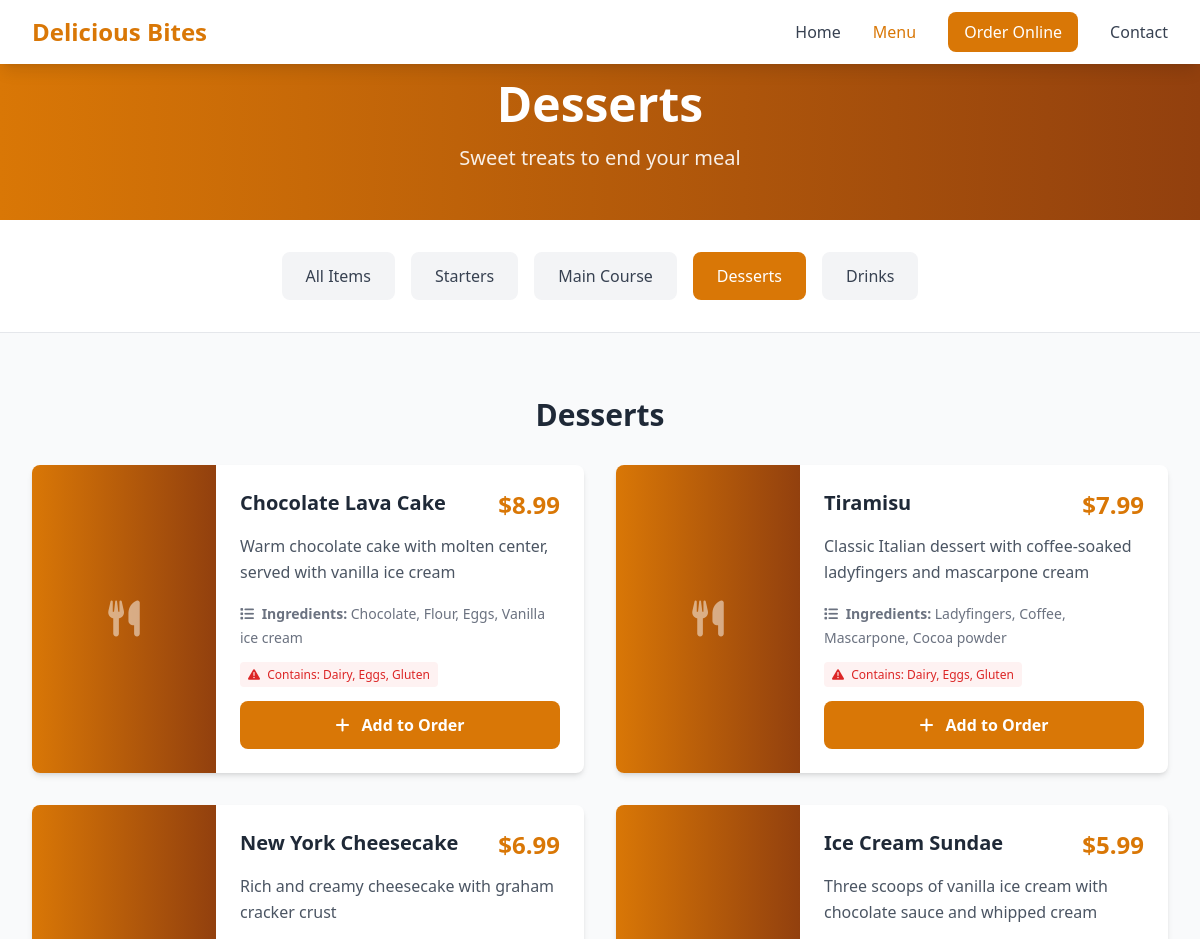
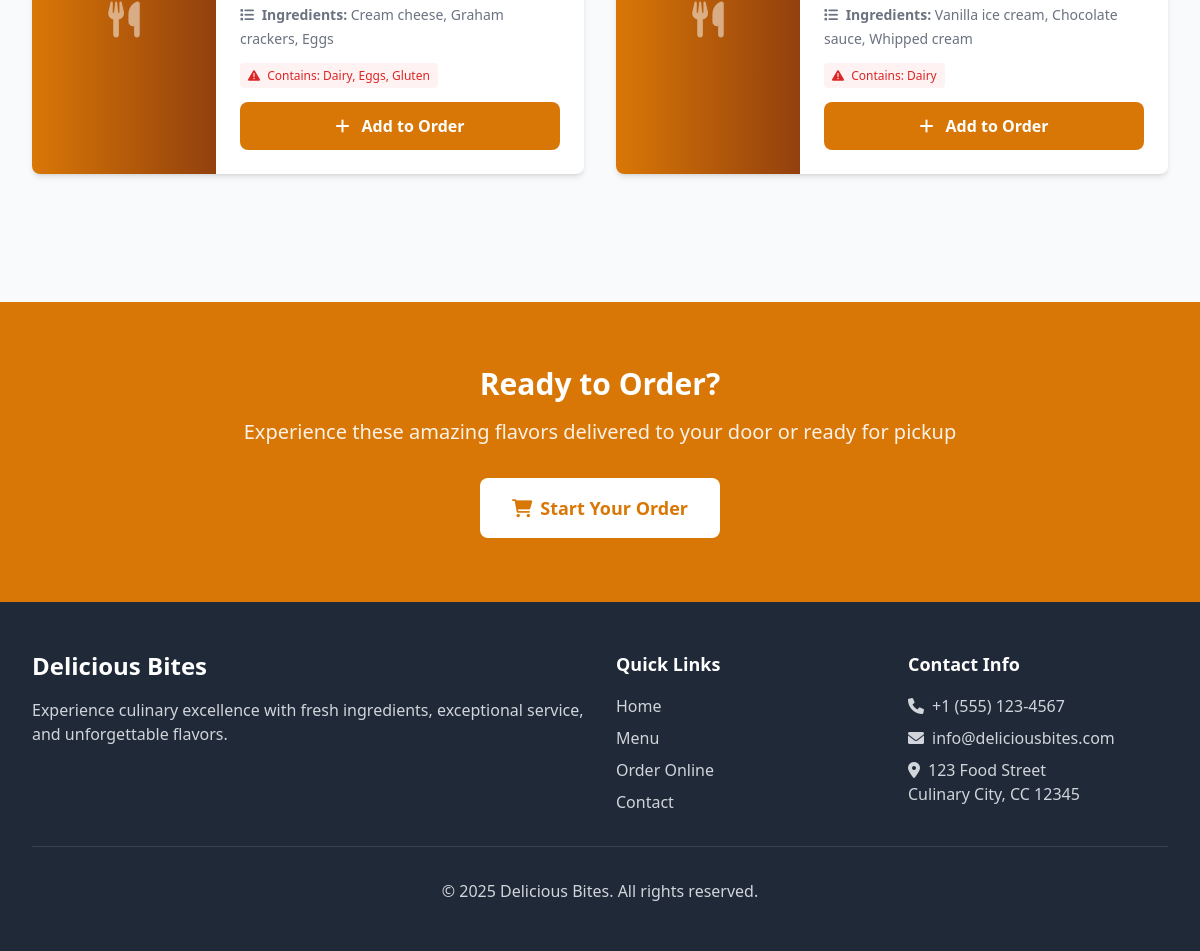
/menu.php?category=desserts, run on the app's committed database (2 pictures, top to bottom).
### tables this page shows
CREATE TABLE IF NOT EXISTS menu_categories (
    id INT AUTO_INCREMENT PRIMARY KEY,
    name VARCHAR(100) NOT NULL,
    slug VARCHAR(100) UNIQUE NOT NULL,
    description TEXT,
    display_order INT DEFAULT 0,
    is_active BOOLEAN DEFAULT TRUE,
    created_at TIMESTAMP DEFAULT CURRENT_TIMESTAMP,
    updated_at TIMESTAMP DEFAULT CURRENT_TIMESTAMP ON UPDATE CURRENT_TIMESTAMP
);

CREATE TABLE IF NOT EXISTS menu_items (
    id INT AUTO_INCREMENT PRIMARY KEY,
    name VARCHAR(200) NOT NULL,
    description TEXT,
    price DECIMAL(10,2) NOT NULL,
    image_url VARCHAR(255),
    category_id INT,
    is_available BOOLEAN DEFAULT TRUE,
    is_featured BOOLEAN DEFAULT FALSE,
    ingredients TEXT,
    allergens VARCHAR(255),
    display_order INT DEFAULT 0,
    created_at TIMESTAMP DEFAULT CURRENT_TIMESTAMP,
    updated_at TIMESTAMP DEFAULT CURRENT_TIMESTAMP ON UPDATE CURRENT_TIMESTAMP,
    FOREIGN KEY (category_id) REFERENCES menu_categories(id) ON DELETE SET NULL,
    INDEX idx_category (category_id),
    INDEX idx_featured (is_featured),
    INDEX idx_available (is_available)
);

### classes/MenuCategory.php (called while the page is built, shortened)
<?php
class MenuCategory {
    private $conn;
    private $table_name = "menu_categories";
    public function __construct($db) {
        $this->conn = $db;
    }
    public function getAll($active_only = true) {
        $query = "SELECT * FROM " . $this->table_name;
        if ($active_only) {
            $query .= " WHERE is_active = 1";
        }
        $query .= " ORDER BY display_order ASC, name ASC";
        $stmt = $this->conn->prepare($query);
        $stmt->execute();
        return $stmt;
    }
    public function getBySlug($slug) {
        $query = "SELECT * FROM " . $this->table_name . " WHERE slug = :slug AND is_active = 1";
        $stmt = $this->conn->prepare($query);
        $stmt->bindParam(':slug', $slug);
        $stmt->execute();
        return $stmt;
    }
}
?>

### classes/MenuItem.php (called while the page is built, shortened)
<?php
class MenuItem {
    private $conn;
    private $table_name = "menu_items";
    public function __construct($db) {
        $this->conn = $db;
    }
    public function getByCategory($category_id = null, $available_only = true) {
        $query = "SELECT m.*, c.name as category_name, c.slug as category_slug
                  FROM " . $this->table_name . " m
                  LEFT JOIN menu_categories c ON m.category_id = c.id
                  WHERE 1=1";
        if ($category_id) {
            $query .= " AND m.category_id = :category_id";
        }
        if ($available_only) {
            $query .= " AND m.is_available = 1 AND c.is_active = 1";
        }
        $query .= " ORDER BY c.display_order ASC, m.display_order ASC, m.name ASC";
        $stmt = $this->conn->prepare($query);
        if ($category_id) {
            $stmt->bindParam(':category_id', $category_id);
        }
        $stmt->execute();
        return $stmt;
    }
}
?>

### config/config.php (called while the page is built, shortened)
<?php
function formatPrice($price) {
    return '$' . number_format($price, 2);
}
?>

### menu.php (the view, shortened to what this page needs)
<?php
require_once 'config/config.php';
require_once 'classes/MenuItem.php';
require_once 'classes/MenuCategory.php';
$database = new Database();
$db = $database->getConnection();
$menuItem = new MenuItem($db);
$menuCategory = new MenuCategory($db);
$selected_category = isset($_GET['category']) ? $_GET['category'] : null;
$category_data = null;
if ($selected_category) {
    $category_stmt = $menuCategory->getBySlug($selected_category);
    $category_data = $category_stmt->fetch(PDO::FETCH_ASSOC);
}
$categories_stmt = $menuCategory->getAll();
$categories = $categories_stmt->fetchAll(PDO::FETCH_ASSOC);
if ($selected_category && $category_data) {
    $items_stmt = $menuItem->getByCategory($category_data['id']);
} else {
    $items_stmt = $menuItem->getByCategory();
}
$menu_items = $items_stmt->fetchAll(PDO::FETCH_ASSOC);
$grouped_items = [];
foreach ($menu_items as $item) {
    $cat_name = $item['category_name'] ?: 'Other';
    if (!isset($grouped_items[$cat_name])) {
        $grouped_items[$cat_name] = [];
    }
    $grouped_items[$cat_name][] = $item;
}
?>
<!DOCTYPE html>
<html lang="en">
<head>
    <script src="https://cdn.tailwindcss.com"></script>
    <link href="https://cdnjs.cloudflare.com/ajax/libs/font-awesome/6.0.0/css/all.min.css" rel="stylesheet">
</head>
<body class="bg-gray-50">
    <nav class="bg-white shadow-lg fixed w-full top-0 z-50">
        <div class="max-w-7xl mx-auto px-4 sm:px-6 lg:px-8">
            <div class="flex justify-between h-16">
                <div class="flex items-center">
                    <a href="/" class="text-2xl font-bold text-primary"><?php echo SITE_NAME; ?></a>
                </div>
                <div class="hidden md:flex items-center space-x-8">
                    <a href="/" class="text-gray-700 hover:text-primary transition-colors">Home</a>
                    <a href="/menu.php" class="text-primary font-medium transition-colors">Menu</a>
                    <a href="/order.php" class="bg-primary text-white px-4 py-2 rounded-lg hover:bg-secondary transition-colors">Order Online</a>
                    <a href="/contact.php" class="text-gray-700 hover:text-primary transition-colors">Contact</a>
                </div>
            </div>
        </div>
    </nav>
    <section class="pt-20 pb-12 bg-gradient-to-r from-primary to-secondary text-white">
        <div class="max-w-7xl mx-auto px-4 sm:px-6 lg:px-8 text-center">
            <h1 class="text-4xl md:text-5xl font-bold mb-4">
                <?php echo $category_data ? htmlspecialchars($category_data['name']) : 'Our Menu'; ?>
            </h1>
            <p class="text-xl opacity-90">
                <?php echo $category_data ? htmlspecialchars($category_data['description']) : 'Discover our delicious selection of carefully crafted dishes'; ?>
            </p>
        </div>
    </section>
    <section class="py-8 bg-white border-b">
        <div class="max-w-7xl mx-auto px-4 sm:px-6 lg:px-8">
            <div class="flex flex-wrap justify-center gap-4">
                <a href="/menu.php" class="px-6 py-3 rounded-lg font-medium transition-colors <?php echo !$selected_category ? 'bg-primary text-white' : 'bg-gray-100 text-gray-700 hover:bg-gray-200'; ?>">
                    All Items
                </a>
                <?php foreach($categories as $category): ?>
                    <a href="/menu.php?category=<?php echo $category['slug']; ?>"
                       class="px-6 py-3 rounded-lg font-medium transition-colors <?php echo $selected_category === $category['slug'] ? 'bg-primary text-white' : 'bg-gray-100 text-gray-700 hover:bg-gray-200'; ?>">
                        <?php echo htmlspecialchars($category['name']); ?>
                    </a>
                <?php endforeach; ?>
            </div>
        </div>
    </section>
    <section class="py-16">
        <div class="max-w-7xl mx-auto px-4 sm:px-6 lg:px-8">
            <?php if(empty($grouped_items)): ?>
                <div class="text-center py-12">
                    <i class="fas fa-utensils text-6xl text-gray-300 mb-4"></i>
                    <h3 class="text-xl font-semibold text-gray-600 mb-2">No menu items found</h3>
                    <p class="text-gray-500 mb-6">Check back soon for delicious new additions!</p>
                    <a href="/menu.php" class="bg-primary text-white px-6 py-3 rounded-lg hover:bg-secondary transition-colors">
                        View All Items
                    </a>
                </div>
            <?php else: ?>
                <?php foreach($grouped_items as $category_name => $items): ?>
                    <div class="mb-16">
                        <h2 class="text-3xl font-bold text-gray-800 mb-8 text-center"><?php echo htmlspecialchars($category_name); ?></h2>
                        <div class="grid grid-cols-1 lg:grid-cols-2 gap-8">
                            <?php foreach($items as $item): ?>
                                <div class="bg-white rounded-lg shadow-md hover:shadow-lg transition-shadow duration-300 overflow-hidden">
                                    <div class="md:flex">
                                        <div class="md:w-1/3">
                                            <?php if($item['image_url']): ?>
                                                <img src="<?php echo $item['image_url']; ?>" alt="<?php echo htmlspecialchars($item['name']); ?>" class="w-full h-48 md:h-full object-cover">
                                            <?php else: ?>
                                                <div class="w-full h-48 md:h-full bg-gradient-to-r from-primary to-secondary flex items-center justify-center">
                                                    <i class="fas fa-utensils text-white text-4xl opacity-50"></i>
                                                </div>
                                            <?php endif; ?>
                                        </div>
                                        <div class="md:w-2/3 p-6">
                                            <div class="flex justify-between items-start mb-3">
                                                <h3 class="text-xl font-bold text-gray-800">
                                                    <?php echo htmlspecialchars($item['name']); ?>
                                                </h3>
                                                <span class="text-2xl font-bold text-primary">
                                                    <?php echo formatPrice($item['price']); ?>
                                                </span>
                                            </div>
                                            <p class="text-gray-600 mb-4 leading-relaxed">
                                                <?php echo htmlspecialchars($item['description']); ?>
                                            </p>
                                            <?php if($item['ingredients']): ?>
                                                <div class="mb-3">
                                                    <span class="text-sm text-gray-500">
                                                        <i class="fas fa-list mr-1"></i>
                                                        <strong>Ingredients:</strong> <?php echo htmlspecialchars($item['ingredients']); ?>
                                                    </span>
                                                </div>
                                            <?php endif; ?>
                                            <?php if($item['allergens']): ?>
                                                <div class="mb-4">
                                                    <span class="text-xs text-red-600 bg-red-50 px-2 py-1 rounded">
                                                        <i class="fas fa-exclamation-triangle mr-1"></i>
                                                        Contains: <?php echo htmlspecialchars($item['allergens']); ?>
                                                    </span>
                                                </div>
                                            <?php endif; ?>
                                            <button onclick="addToOrder(<?php echo $item['id']; ?>, '<?php echo htmlspecialchars($item['name']); ?>', <?php echo $item['price']; ?>)"
                                                    class="w-full bg-primary text-white py-3 rounded-lg font-semibold hover:bg-secondary transition-colors">
                                                <i class="fas fa-plus mr-2"></i>
                                                Add to Order
                                            </button>
                                        </div>
                                    </div>
                                </div>
                            <?php endforeach; ?>
                        </div>
                    </div>
                <?php endforeach; ?>
            <?php endif; ?>
        </div>
    </section>
    <section class="py-16 bg-primary text-white">
        <div class="max-w-7xl mx-auto px-4 sm:px-6 lg:px-8 text-center">
            <h2 class="text-3xl font-bold mb-4">Ready to Order?</h2>
            <p class="text-xl mb-8 opacity-90">Experience these amazing flavors delivered to your door or ready for pickup</p>
            <a href="/order.php" class="bg-white text-primary px-8 py-4 rounded-lg text-lg font-semibold hover:bg-gray-100 transition-colors inline-flex items-center">
                <i class="fas fa-shopping-cart mr-2"></i>
                Start Your Order
            </a>
        </div>
    </section>
    <footer class="bg-gray-800 text-white py-12">
        <div class="max-w-7xl mx-auto px-4 sm:px-6 lg:px-8">
            <div class="grid grid-cols-1 md:grid-cols-4 gap-8">
                <div class="col-span-1 md:col-span-2">
                    <h3 class="text-2xl font-bold mb-4"><?php echo SITE_NAME; ?></h3>
                    <p class="text-gray-300 mb-4">Experience culinary excellence with fresh ingredients, exceptional service, and unforgettable flavors.</p>
                </div>
                <div>
                    <h4 class="text-lg font-semibold mb-4">Quick Links</h4>
                    <ul class="space-y-2">
                        <li><a href="/" class="text-gray-300 hover:text-white transition-colors">Home</a></li>
                        <li><a href="/menu.php" class="text-gray-300 hover:text-white transition-colors">Menu</a></li>
                        <li><a href="/order.php" class="text-gray-300 hover:text-white transition-colors">Order Online</a></li>
                        <li><a href="/contact.php" class="text-gray-300 hover:text-white transition-colors">Contact</a></li>
                    </ul>
                </div>
                <div>
                    <h4 class="text-lg font-semibold mb-4">Contact Info</h4>
                    <ul class="space-y-2 text-gray-300">
                        <li><i class="fas fa-phone mr-2"></i>+1 (555) 123-4567</li>
                        <li><i class="fas fa-envelope mr-2"></i>info@deliciousbites.com</li>
                        <li><i class="fas fa-map-marker-alt mr-2"></i>123 Food Street<br>Culinary City, CC 12345</li>
                    </ul>
                </div>
            </div>
            <div class="border-t border-gray-700 mt-8 pt-8 text-center">
                <p class="text-gray-300">&copy; <?php echo date('Y'); ?> <?php echo SITE_NAME; ?>. All rights reserved.</p>
            </div>
        </div>
    </footer>
</body>
</html>

### data on the page
menu_categories: name "Desserts", description "Sweet treats to end your meal"
menu_categories: name "Starters"
menu_categories: name "Main Course"
menu_categories: name "Drinks"
menu_items: name "Chocolate Lava Cake", price "$8.99", description "Warm chocolate cake with molten center, served with vanilla ice cream", ingredients "Chocolate, Flour, Eggs, Vanilla ice cream", allergens "Dairy, Eggs, Gluten"
menu_items: name "Tiramisu", price "$7.99", description "Classic Italian dessert with coffee-soaked ladyfingers and mascarpone cream", ingredients "Ladyfingers, Coffee, Mascarpone, Cocoa powder", allergens "Dairy, Eggs, Gluten"
menu_items: name "New York Cheesecake", price "$6.99", description "Rich and creamy cheesecake with graham cracker crust", ingredients "Cream cheese, Graham crackers, Eggs", allergens "Dairy, Eggs, Gluten"
menu_items: name "Ice Cream Sundae", price "$5.99", description "Three scoops of vanilla ice cream with chocolate sauce and whipped cream", ingredients "Vanilla ice cream, Chocolate sauce, Whipped cream", allergens "Dairy"

### other printed values
SITE_NAME "Delicious Bites"
$category_name "Desserts"
